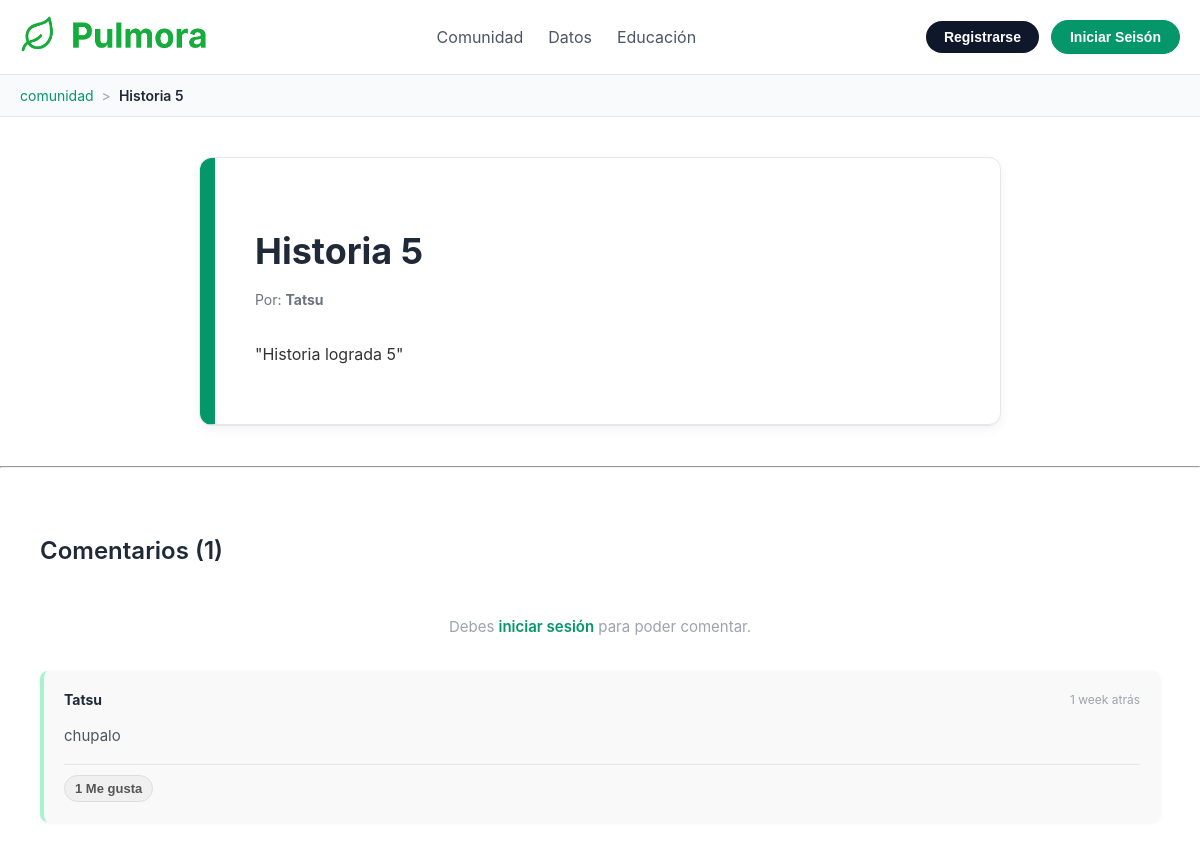
/post/16/, run on the app's committed database.
### Pulmora_Maps/models.py (models this page shows, shortened)
class Post(models.Model):
    author = models.ForeignKey(User, on_delete=models.CASCADE, related_name='posts')
    title = models.CharField(max_length=200)
    content = models.TextField()
    created_at = models.DateTimeField(auto_now_add=True)
    updated_at = models.DateTimeField(auto_now=True)
    likes = models.ManyToManyField(User, related_name='liked_posts', blank=True)
    class Meta:
        db_table = "publicaciones"
        ordering = ['-created_at']

class Comment(models.Model):
    post = models.ForeignKey(Post, on_delete=models.CASCADE, related_name='comments')
    author = models.ForeignKey(User, on_delete=models.CASCADE, related_name='users_comments')
    content = models.TextField()
    created_at = models.DateTimeField(auto_now_add=True)
    likes = models.ManyToManyField(User, related_name='liked_comments', blank=True)
    class Meta:
        db_table = "comentarios"
        ordering = ['-created_at']
    @property
    def total_likes(self):
        return self.likes.count()

### Pulmora_Maps/views.py (the view)
# urls.py: path('post/<int:post_id>/', views.post_details, name='post_detail'),
def post_details(request, post_id):
    post = get_object_or_404(Post,pk=post_id)
    if request.method == 'POST':
        if request.user.is_authenticated:
            content = request.POST.get('comment-content')
            if content:
                Comment.objects.create(post=post, author=request.user, content=content)
                return redirect('post_detail', post_id=post.id)
    comments = post.comments.all()
    context = {
        'post': post,
        'comments': comments,
        'breadcrumb': [
            {'name': 'comunidad', 'url': 'community'},
            {'name': post.title, 'url': None}
        ]
    }
    return render(request, 'pulmora/post_detail.html', context)

### Pulmora_Maps/templates/pulmora/post_detail.html (shortened to what this page needs)
{% load static %}
<!DOCTYPE html>
<html lang="es">
<head>
    <link rel="stylesheet" href="{% static 'css/post_detail.css' %}">
</head>
<body>
    {% include 'pulmora/partials/header.html' %}
    {% include 'pulmora/partials/breadcrumb.html' %}
    <main>
        <div class="post-detail-container">
            <article class="post-full">
                <h1>{{ post.title }}</h1>
                <div class="post-meta">
                    <span>Por: <strong>{{ post.author.username }}</strong></span>
                </div>
                <div class="post-content">
                    <p>{{ post.content|linebreaks }}</p>
                </div>
            </article>
        </div>
        <hr>
        <section class="comments-section">
            <h2>Comentarios ({{ comments.count }})</h2>
            {% if user.is_authenticated %}
                <form class="new-comment-form" method="post">
                    {% csrf_token %}
                    <textarea name="comment-content" placeholder="Escribe tu comentario..." required></textarea>
                    <button type="submit" class="btn btn-primary">Comentar</button>
                </form>
            {% else %}
                <p>Debes <a href="{% url 'login' %}">iniciar sesión</a> para poder comentar.</p>
            {% endif %}
            <div class="comment-list">
                {% for comment in comments %}
                    <div class="comment-card">
                        <div class="comment-author">
                            <strong>{{ comment.author.username }}</strong>
                            <span class="comment-date">{{ comment.created_at|timesince }} atrás</span>
                        </div>
                        <p>{{ comment.content|linebreaks }}</p>
                        <div class="comment-actions">
                            <button class="like-btn comment-like-btn {% if user in comment.likes.all %}liked{% endif %}" data-comment-id="{{ comment.id }}">
                                <span class="like-count">{{ comment.total_likes }}</span> Me gusta
                            </button>
                        </div>
                    </div>
                {% empty %}
                    <p>Todavía no hay comentarios. ¡Sé el primero en comentar!</p>
                {% endfor %}
            </div>
        </section>
    </main>
</body>
</html>

### Pulmora_Maps/templates/pulmora/partials/breadcrumb.html
{% load static %}
<nav class="breadcrumb-nav" aria-label="breadcrumb">
    <div class="breadcrumb-container">
        <ol class="breadcrumb-list">
            {% for item in breadcrumb %}
                {% if item.url %}
                    <li class="breadcrumb-item">
                        <a href="{% url item.url %}">{{ item.name }}</a>
                    </li>
                    {% if not forloop.last %}
                        <li class="breadcrumb-separator">></li>
                    {% endif %}
                {% else %}
                    <li class="breadcrumb-item active" aria-current="page">
                        {{ item.name }}
                    </li>
                {% endif %}
            {% endfor %}
        </ol>
    </div>
</nav>

### static/css/post_detail.css (style rules this page uses)
body { font-family: -apple-system, BlinkMacSystemFont, 'Segoe UI', Roboto, Oxygen, Ubuntu, Cantarell, sans-serif; background: #ffffff; margin: 0; padding: 0; }
.post-detail-container { max-width: 800px; margin: 40px auto; padding: 0 0px; background-color: #ffffff; border: 1px solid #e5e7eb; border-radius: 12px; box-shadow: 0 4px 12px rgba(0, 0, 0, 0.05); }
.post-full { padding: 40px; border-bottom: 1px solid #e5e7eb; border-left: 15px solid #059669; border-radius: 12px; }
.post-full h1 { font-size: 36px; font-weight: 700; color: #1f2937; margin-bottom: 16px; line-height: 1.3; }
.post-meta { display: flex; gap: 20px; font-size: 14px; color: #6b7280; margin-bottom: 32px; }
.post-content p { font-size: 16px; line-height: 1.8; color: #333; }
.comments-section { padding: 40px; }
.comments-section h2 { font-size: 24px; font-weight: 600; color: #1f2937; margin-bottom: 32px; }
.comment-list { display: flex; flex-direction: column; gap: 20px; }
.comment-card { background-color: #f9f9f9; border-radius: 8px; padding: 20px; border-left: 4px solid #a7f3d0; box-shadow: 0 1px 4px rgba(0, 0, 0, 0.05); }
.comment-author { display: flex; justify-content: space-between; align-items: center; margin-bottom: 12px; font-size: 14px; }
.comment-author strong { color: #1f2937; }
.comment-date { font-size: 12px; color: #9ca3af; }
.comment-card p { font-size: 15px; color: #4b5563; line-height: 1.7; }
.comments-section > p { text-align: center; padding: 20px; color: #9ca3af; font-size: 15px; }
.comments-section > p a { color: #059669; font-weight: 600; text-decoration: none; }
.breadcrumb-nav { background-color: #f9fafb; border-bottom: 1px solid #e5e7eb; padding: 12px 0; }
.breadcrumb-container { max-width: 1200px; margin: 0 auto; padding: 0 20px; }
.breadcrumb-list { display: flex; align-items: center; list-style: none; margin: 0; padding: 0; flex-wrap: wrap; }
.breadcrumb-item { font-size: 14px; color: #6b7280; }
.breadcrumb-item a { color: #059669; text-decoration: none; transition: color 0.2s; }
.breadcrumb-item.active { color: #1f2937; font-weight: 600; }
.breadcrumb-separator { margin: 0 8px; color: #9ca3af; font-size: 14px; }
.comment-actions { margin-top: 15px; padding-top: 10px; border-top: 1px solid #e5e7eb; }
.like-btn { background-color: #f0f0f0; color: #555; border: 1px solid #ddd; padding: 5px 10px; border-radius: 20px; cursor: pointer; font-size: 13px; font-weight: 600; transition: all 0.2s ease; }

### data on the page
Post: name "Historia 5", title "Historia 5", author.username "Tatsu", content "\"Historia lograda 5\"", count "1"
Comment: author.username "Tatsu", created_at "1 week", content "chupalo", total_likes "1"

### other printed values
{{ item.name }} "comunidad"
